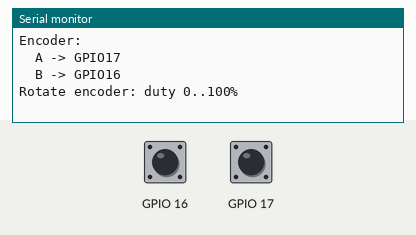
Simulated run of this program. Board: ESP32. Parts: the last lines printed to the serial monitor. The test bench sets the inputs (shaded band); at power-on: GPIO 16 HIGH, GPIO 17 HIGH.

Above: at 1.5 s.
1.6 s: GPIO 16 pulled LOW for 0.15 s
At 2.9 s:
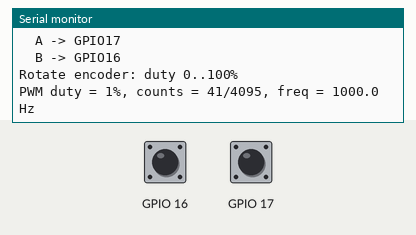
3.2 s: GPIO 17 pulled LOW for 0.15 s
At 4.1 s:
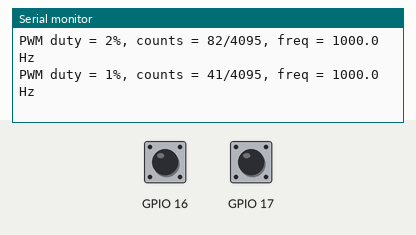
Timing chart, 0 to 6.2 s (numbered marks = the images above; inputs shaded):
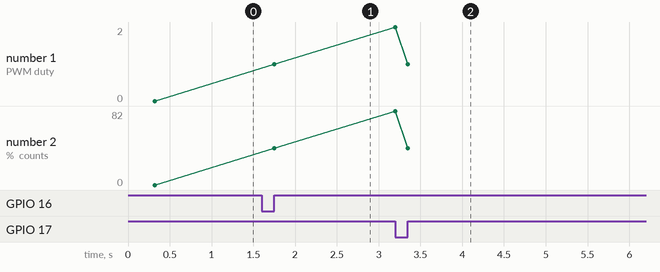

The program:

main.cpp
```cpp
#include <Arduino.h>
#include <Wire.h>
#include <Adafruit_PWMServoDriver.h>

// ============================================================
// PCA9685 PWM test
// Encoder changes one common duty cycle for ALL 16 outputs.
// ============================================================

namespace Pins {
constexpr uint8_t I2C_SDA = 21;
constexpr uint8_t I2C_SCL = 22;

constexpr uint8_t ENC_A = 17;
constexpr uint8_t ENC_B = 16;

// Optional encoder push button. Leave disconnected if not used.
constexpr int8_t ENC_SW = -1;
}

namespace Config {
constexpr uint8_t PCA9685_ADDR = 0x40;

// Common PWM frequency for all 16 PCA9685 channels.
// Start with 1000 Hz for a generic PWM motor-controller test.
// If the controller expects RC/servo pulses, this is NOT the correct mode:
// use ~50 Hz and pulse-width generation instead.
constexpr float PWM_FREQ_HZ = 1000.0f;

// Encoder resolution.
constexpr int DUTY_STEP_PERCENT = 1;

// Start at 0% for safety.
constexpr int DUTY_START_PERCENT = 0;

// Encoder debounce / transition guard.
constexpr uint32_t ENCODER_MIN_INTERVAL_US = 800;
}

Adafruit_PWMServoDriver pca(Config::PCA9685_ADDR);

volatile int encoderDelta = 0;
volatile uint8_t lastEncoderState = 0;
volatile uint32_t lastEncoderEdgeUs = 0;

int dutyPercent = Config::DUTY_START_PERCENT;
uint16_t pwmCounts = 0;

portMUX_TYPE encoderMux = portMUX_INITIALIZER_UNLOCKED;

void IRAM_ATTR onEncoderChange() {
  const uint32_t nowUs = micros();
  if (nowUs - lastEncoderEdgeUs < Config::ENCODER_MIN_INTERVAL_US) {
    return;
  }

  const uint8_t a = digitalRead(Pins::ENC_A) ? 1 : 0;
  const uint8_t b = digitalRead(Pins::ENC_B) ? 1 : 0;
  const uint8_t state = (a << 1) | b;

  // Gray-code transition table.
  static const int8_t table[16] = {
     0, -1,  1,  0,
     1,  0,  0, -1,
    -1,  0,  0,  1,
     0,  1, -1,  0
  };

  const uint8_t index = (lastEncoderState << 2) | state;
  const int8_t step = table[index];

  if (step != 0) {
    portENTER_CRITICAL_ISR(&encoderMux);
    encoderDelta += step;
    portEXIT_CRITICAL_ISR(&encoderMux);
    lastEncoderEdgeUs = nowUs;
  }

  lastEncoderState = state;
}

void applyDutyToAllChannels(int percent) {
  percent = constrain(percent, 0, 100);

  // PCA9685 has 12-bit resolution: 0..4095.
  pwmCounts = (uint16_t)lroundf((percent / 100.0f) * 4095.0f);

  for (uint8_t ch = 0; ch < 16; ++ch) {
    if (percent <= 0) {
      // Full OFF.
      pca.setPWM(ch, 0, 4096);
    } else if (percent >= 100) {
      // Full ON.
      pca.setPWM(ch, 4096, 0);
    } else {
      pca.setPWM(ch, 0, pwmCounts);
    }
  }

  Serial.printf("PWM duty = %d%%, counts = %u/4095, freq = %.1f Hz\n",
                percent, pwmCounts, Config::PWM_FREQ_HZ);
}

bool pcaPresent() {
  Wire.beginTransmission(Config::PCA9685_ADDR);
  return Wire.endTransmission() == 0;
}

void setup() {
  Serial.begin(115200);
  delay(300);

  Serial.println();
  Serial.println("========================================");
  Serial.println("PCA9685 PWM + encoder test");
  Serial.println("All 16 outputs use the same duty cycle.");
  Serial.println("========================================");

  pinMode(Pins::ENC_A, INPUT_PULLUP);
  pinMode(Pins::ENC_B, INPUT_PULLUP);

  lastEncoderState =
      ((digitalRead(Pins::ENC_A) ? 1 : 0) << 1) |
      (digitalRead(Pins::ENC_B) ? 1 : 0);

  attachInterrupt(digitalPinToInterrupt(Pins::ENC_A), onEncoderChange, CHANGE);
  attachInterrupt(digitalPinToInterrupt(Pins::ENC_B), onEncoderChange, CHANGE);

  Wire.begin(Pins::I2C_SDA, Pins::I2C_SCL);
  Wire.setClock(400000);

  if (!pcaPresent()) {
    Serial.printf("ERROR: PCA9685 not found at address 0x%02X\n", Config::PCA9685_ADDR);
    Serial.println("Check VCC, GND, SDA, SCL and address jumpers.");
    while (true) {
      delay(1000);
    }
  }

  Serial.printf("PCA9685 found at 0x%02X\n", Config::PCA9685_ADDR);

  pca.begin();
  pca.setOscillatorFrequency(25000000);
  pca.setPWMFreq(Config::PWM_FREQ_HZ);
  delay(10);

  applyDutyToAllChannels(dutyPercent);

  Serial.println();
  Serial.println("Encoder:");
  Serial.printf("  A -> GPIO%d\n", Pins::ENC_A);
  Serial.printf("  B -> GPIO%d\n", Pins::ENC_B);
  Serial.println("Rotate encoder: duty 0..100%");
}

void loop() {
  int delta = 0;

  portENTER_CRITICAL(&encoderMux);
  delta = encoderDelta;
  encoderDelta = 0;
  portEXIT_CRITICAL(&encoderMux);

  if (delta != 0) {
    const int oldDuty = dutyPercent;

    // Most mechanical encoders generate multiple transitions per detent.
    // This deliberately processes each valid transition so even cheap
    // encoders remain responsive.
    dutyPercent += delta * Config::DUTY_STEP_PERCENT;
    dutyPercent = constrain(dutyPercent, 0, 100);

    if (dutyPercent != oldDuty) {
      applyDutyToAllChannels(dutyPercent);
    }
  }

  delay(2);
}
```

Measured:
- after the input at 1.6 s, the serial monitor: prints a new line after 0.15 s (image 1)
- after the input at 3.2 s, the serial monitor: prints a new line at once (image 2)
- plotted number 1: 0 → 1 after the input at 1.6 s
- plotted number 2: 0 → 41 after the input at 1.6 s
